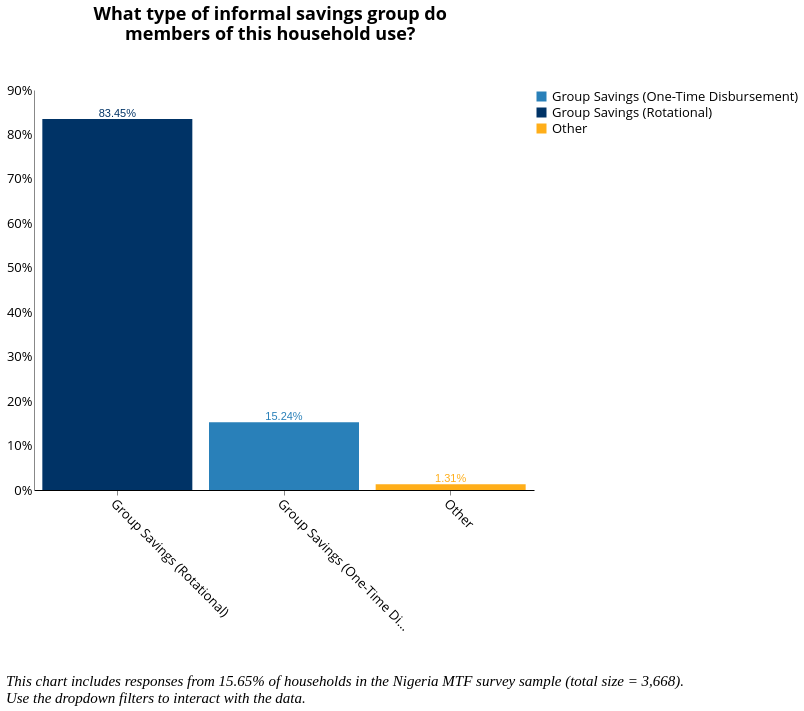

The specification (Vega-Lite) saved for this image:
### Vega-Lite specification from a JSON file in a GitHub repository (floating-point values rounded to 4 significant figures; data arrays with more than 128 entries replaced by an {"elided": "..."} marker saying what was removed)
{"width": 800, "height": 400, "config": {"title": {"fontSize": 18, "font": "Open Sans", "anchor": "center", "fontColor": "#000000"}, "axisX": {"domain": true, "domainColor": "#000000", "grid": false, "labelFont": "Open Sans", "labelFontSize": 13, "titleFont": "Open Sans", "titleFontSize": 13, "titleFontWeight": "normal", "title": "X Axis Title (units)", "labelAngle": 45}, "axisY": {"domain": true, "grid": false, "gridColor": "#DEDDDD", "gridWidth": 1, "labelFont": "Open Sans", "labelFontSize": 13, "labelAngle": 0, "ticks": false, "titleFont": "Open Sans", "titleFontSize": 13, "titleFontWeight": "normal", "titlePadding": 10, "title": "Y Axis Title (units)"}, "range": {"category": ["#2980B9", "#003366", "#FFAE19", "#FF4500", "#438B28", "#45B39D", "#99ADC1", "#212F3C"]}, "legend": {"labelFont": "Open Sans", "labelFontSize": 13, "symbolType": "square", "symbolSize": 100, "titleFont": "Open Sans", "titleFontSize": 13, "titleFontWeight": "normal", "title": "Legend", "orient": "right", "offset": 0, "labelLimit": 0}, "tooltip": {"font": "Open Sans"}, "view": {"stroke": "transparent", "text": {"font": "Open Sans", "color": ["#2980B9", "#003366", "#FFAE19", "#FF4500", "#438B28", "#45B39D", "#99ADC1", "#212F3C"], "fontSize": 13, "align": "right", "fontWeight": 400, "size": 13}, "bar": {"size": 40, "binSpacing": 1, "continuousBandSize": 30, "discreteBandSize": 30, "fill": ["#2980B9", "#003366", "#FFAE19", "#FF4500", "#438B28", "#45B39D", "#99ADC1", "#212F3C"], "stroke": false}}}, "concat": [{"layer": [{"mark": "bar", "encoding": {"color": {"field": "informal_institution", "type": "nominal"}, "tooltip": {"field": "informal_institution", "type": "nominal"}, "x": {"axis": {"title": " "}, "field": "informal_institution", "sort": {"field": "informal_institution", "op": "count", "order": "descending"}, "type": "nominal"}, "y": {"aggregate": "sum", "axis": {"format": "%", "title": ""}, "field": "pct", "type": "quantitative"}}, "height": 400, "selection": {"selector015": {"type": "single", "fields": ["stove"], "bind": {"input": "select", "options": [null, "3-Stone/Open Fire Stove", "Manufactured Stove Traditional", "Koresone Stove", "LPG/Natural Gas Stove", "Electric Stove"], "labels": ["All Responses", "3-Stone/Open Fire Stove", "Manufactured Stove Traditional", "Koresone Stove", "LPG/Natural Gas Stove", "Electric Stove"], "name": "Primary cookstove  "}}, "selector014": {"type": "single", "fields": ["i19a"], "bind": {"input": "select", "options": [null, "Wood purchased", "Wood collected", "Charcoal", "Kerosene", "Crop Residue/Plant Biomass", "LPG/cooking Gas", "Garbage", "Electric", "Piped Natural Gas", "Charcoal Briquettes", "Coal Briquette", "Biomass Briquette", "Coal/lignite", "Other, specify"], "labels": ["All Responses", "Wood Purchased", "Wood Collected", "Charcoal", "Kerosene", "Crop Residue/Plant Biomass", "LPG/Cooking Gas", "Garbage", "Electricity", "Piped Natural Gas", "Charcoal Briquettes", "Coal Briquette", "Biomass Briquette", "Coal/Lignite", "Other"], "name": "Primary source of cooking fuel  "}}, "selector013": {"type": "single", "fields": ["c2"], "bind": {"input": "select", "options": [null, "Yes", "No"], "labels": ["All Responses", "Yes", "No"], "name": "Is the household connected to the national grid?  "}}, "selector011": {"type": "single", "fields": ["locality"], "bind": {"input": "select", "options": [null, 0, 1], "labels": ["National", "Urban", "Rural"], "name": "Locality Breakdown  "}}, "selector012": {"type": "single", "fields": ["elc_aggr_tier"], "bind": {"input": "select", "options": [null, "Tier 0", "Tier 1", "Tier 2", "Tier 3", "Tier 4", "Tier 5"], "labels": ["All Tiers", "Tier 0", "Tier 1", "Tier 2", "Tier 3", "Tier 4", "Tier 5"], "name": "Electricity Tier  "}}}, "transform": [{"joinaggregate": [{"op": "count", "field": "*", "as": "total"}]}, {"calculate": "1 / datum.total", "as": "pct"}], "width": 500}, {"mark": {"type": "text", "align": "center", "baseline": "bottom"}, "encoding": {"color": {"field": "informal_institution", "type": "nominal"}, "text": {"aggregate": "sum", "field": "pct", "format": ".2%", "type": "quantitative"}, "tooltip": {"field": "informal_institution", "type": "nominal"}, "x": {"axis": {"title": " "}, "field": "informal_institution", "sort": {"field": "informal_institution", "op": "count", "order": "descending"}, "type": "nominal"}, "y": {"aggregate": "sum", "axis": {"format": "%", "title": ""}, "field": "pct", "type": "quantitative"}}, "height": 400, "transform": [{"joinaggregate": [{"op": "count", "field": "*", "as": "total"}]}, {"calculate": "1 / datum.total", "as": "pct"}], "width": 500}], "title": {"text": ["What type of informal savings group do", "members of this household use?"], "color": "black", "subtitleColor": "black", "offset": 40}, "transform": [{"filter": {"selection": "selector015"}}, {"filter": {"selection": "selector014"}}, {"filter": {"selection": "selector013"}}, {"filter": {"selection": "selector011"}}, {"filter": {"selection": "selector012"}}]}], "data": {"name": "data-ad34f2ea2d1f449b20e4972e75a512c5"}, "title": {"text": ["", "", "This chart includes responses from 15.65% of households in the Nigeria MTF survey sample (total size = 3,668).", "Use the dropdown filters to interact with the data."], "anchor": "start", "baseline": "bottom", "font": "Times New Roman", "fontSize": 15, "fontStyle": "italic", "fontWeight": "normal", "orient": "bottom"}, "$schema": "https://vega.github.io/schema/vega-lite/v4.17.0.json", "datasets": {"data-ad34f2ea2d1f449b20e4972e75a512c5": {"elided": "689 records"}}}
